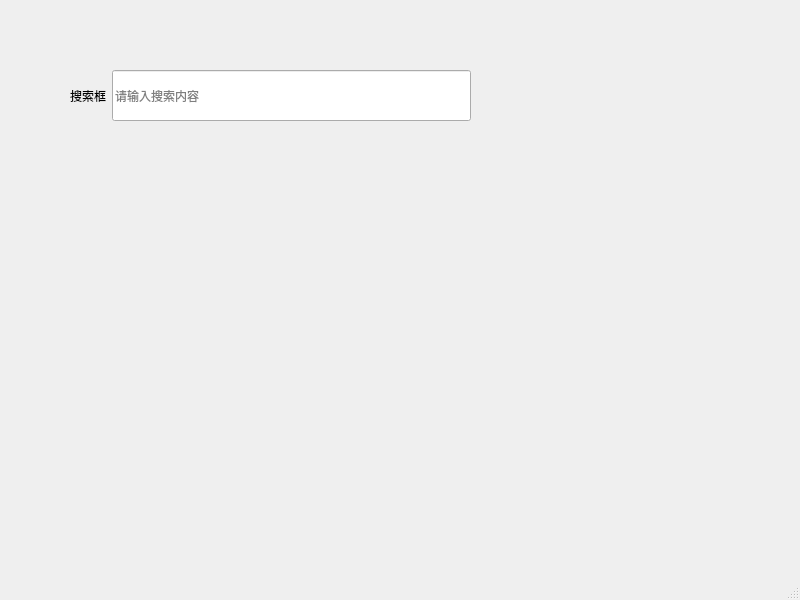
<?xml version="1.0" encoding="UTF-8"?>
<ui version="4.0">
 <class>ControlTest</class>
 <widget class="QMainWindow" name="ControlTest">
  <property name="geometry">
   <rect>
    <x>0</x>
    <y>0</y>
    <width>800</width>
    <height>600</height>
   </rect>
  </property>
  <property name="windowTitle">
   <string>ControlTest</string>
  </property>
  <widget class="QWidget" name="centralwidget">
   <widget class="QWidget" name="gridLayoutWidget">
    <property name="geometry">
     <rect>
      <x>70</x>
      <y>70</y>
      <width>401</width>
      <height>51</height>
     </rect>
    </property>
    <layout class="QGridLayout" name="gridLayout">
     <item row="0" column="0">
      <widget class="QLabel" name="label">
       <property name="text">
        <string>搜索框</string>
       </property>
      </widget>
     </item>
     <item row="0" column="1">
      <widget class="SearchLineEdit" name="lineEdit">
       <property name="sizePolicy">
        <sizepolicy hsizetype="Expanding" vsizetype="Preferred">
         <horstretch>0</horstretch>
         <verstretch>0</verstretch>
        </sizepolicy>
       </property>
       <property name="placeholderText">
        <string>请输入搜索内容</string>
       </property>
      </widget>
     </item>
    </layout>
   </widget>
  </widget>
  <widget class="QMenuBar" name="menubar">
   <property name="geometry">
    <rect>
     <x>0</x>
     <y>0</y>
     <width>800</width>
     <height>23</height>
    </rect>
   </property>
  </widget>
  <widget class="QStatusBar" name="statusbar"/>
 </widget>
 <customwidgets>
  <customwidget>
   <class>SearchLineEdit</class>
   <extends>QLineEdit</extends>
   <header>searchlineedit.h</header>
  </customwidget>
 </customwidgets>
 <resources/>
 <connections/>
</ui>
